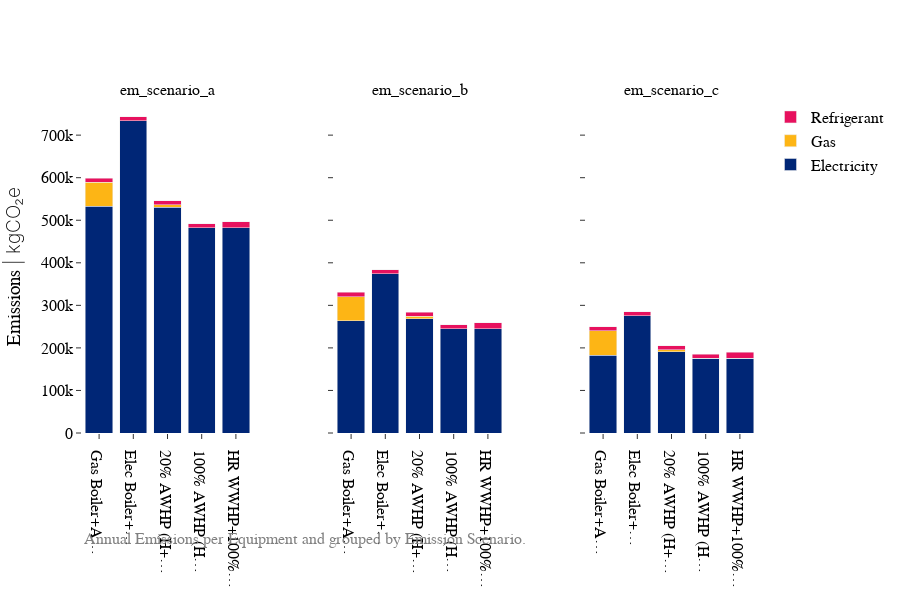

The cell this chart's notebook holds for it:
### Code cell
from src.visuals import plot_emission_scenarios_grouped

df = source_energy.copy()

emission_scenarios = ['em_scenario_a', 'em_scenario_b', 'em_scenario_c']

plot_emission_scenarios_grouped(df, equipment_scenarios, emission_scenarios, unit_mode="SI")

### Figure 1 — Plotly figure (JSON) as saved in the notebook; plotly's stock layout.template omitted (floating-point values rounded to 4 significant figures)
{"data": [{"hovertemplate": "Equipment: Gas Boiler+AC Chiller<br>Electricity: 533107.1 kgCO₂<extra></extra>", "marker": {"color": "#002676"}, "name": "Electricity", "showlegend": true, "type": "bar", "x": ["Gas Boiler+A…"], "xaxis": "x", "y": [533100.0], "yaxis": "y"}, {"hovertemplate": "Equipment: Gas Boiler+AC Chiller<br>Gas: 56635.4 kgCO₂<extra></extra>", "marker": {"color": "#FDB515"}, "name": "Gas", "showlegend": true, "type": "bar", "x": ["Gas Boiler+A…"], "xaxis": "x", "y": [56640.0], "yaxis": "y"}, {"hovertemplate": "Equipment: Gas Boiler+AC Chiller<br>Refrigerant: 9469.6 kgCO₂<extra></extra>", "marker": {"color": "#E7115E"}, "name": "Refrigerant", "showlegend": true, "type": "bar", "x": ["Gas Boiler+A…"], "xaxis": "x", "y": [9470.0], "yaxis": "y"}, {"hovertemplate": "Equipment: Elec Boiler+AC Chiller<br>Electricity: 733987.0 kgCO₂<extra></extra>", "marker": {"color": "#002676"}, "name": "Electricity", "showlegend": false, "type": "bar", "x": ["Elec Boiler+…"], "xaxis": "x", "y": [734000.0], "yaxis": "y"}, {"hovertemplate": "Equipment: Elec Boiler+AC Chiller<br>Gas: 0.0 kgCO₂<extra></extra>", "marker": {"color": "#FDB515"}, "name": "Gas", "showlegend": false, "type": "bar", "x": ["Elec Boiler+…"], "xaxis": "x", "y": [0], "yaxis": "y"}, {"hovertemplate": "Equipment: Elec Boiler+AC Chiller<br>Refrigerant: 9469.6 kgCO₂<extra></extra>", "marker": {"color": "#E7115E"}, "name": "Refrigerant", "showlegend": false, "type": "bar", "x": ["Elec Boiler+…"], "xaxis": "x", "y": [9470.0], "yaxis": "y"}, {"hovertemplate": "Equipment: 20% AWHP (H+C)+Gas Backup<br>Electricity: 531106.9 kgCO₂<extra></extra>", "marker": {"color": "#002676"}, "name": "Electricity", "showlegend": false, "type": "bar", "x": ["20% AWHP (H+…"], "xaxis": "x", "y": [531100.0], "yaxis": "y"}, {"hovertemplate": "Equipment: 20% AWHP (H+C)+Gas Backup<br>Gas: 5140.5 kgCO₂<extra></extra>", "marker": {"color": "#FDB515"}, "name": "Gas", "showlegend": false, "type": "bar", "x": ["20% AWHP (H+…"], "xaxis": "x", "y": [5140.0], "yaxis": "y"}, {"hovertemplate": "Equipment: 20% AWHP (H+C)+Gas Backup<br>Refrigerant: 9473.9 kgCO₂<extra></extra>", "marker": {"color": "#E7115E"}, "name": "Refrigerant", "showlegend": false, "type": "bar", "x": ["20% AWHP (H+…"], "xaxis": "x", "y": [9474.0], "yaxis": "y"}, {"hovertemplate": "Equipment: 100% AWHP (H+C)+Elec Backup<br>Electricity: 482384.0 kgCO₂<extra></extra>", "marker": {"color": "#002676"}, "name": "Electricity", "showlegend": false, "type": "bar", "x": ["100% AWHP (H…"], "xaxis": "x", "y": [482400.0], "yaxis": "y"}, {"hovertemplate": "Equipment: 100% AWHP (H+C)+Elec Backup<br>Gas: 0.0 kgCO₂<extra></extra>", "marker": {"color": "#FDB515"}, "name": "Gas", "showlegend": false, "type": "bar", "x": ["100% AWHP (H…"], "xaxis": "x", "y": [0], "yaxis": "y"}, {"hovertemplate": "Equipment: 100% AWHP (H+C)+Elec Backup<br>Refrigerant: 9478.3 kgCO₂<extra></extra>", "marker": {"color": "#E7115E"}, "name": "Refrigerant", "showlegend": false, "type": "bar", "x": ["100% AWHP (H…"], "xaxis": "x", "y": [9478.0], "yaxis": "y"}, {"hovertemplate": "Equipment: HR WWHP+100% AWHP (H+C)+Elec Backup<br>Electricity: 482384.0 kgCO₂<extra></extra>", "marker": {"color": "#002676"}, "name": "Electricity", "showlegend": false, "type": "bar", "x": ["HR WWHP+100%…"], "xaxis": "x", "y": [482400.0], "yaxis": "y"}, {"hovertemplate": "Equipment: HR WWHP+100% AWHP (H+C)+Elec Backup<br>Gas: 0.0 kgCO₂<extra></extra>", "marker": {"color": "#FDB515"}, "name": "Gas", "showlegend": false, "type": "bar", "x": ["HR WWHP+100%…"], "xaxis": "x", "y": [0], "yaxis": "y"}, {"hovertemplate": "Equipment: HR WWHP+100% AWHP (H+C)+Elec Backup<br>Refrigerant: 14138.6 kgCO₂<extra></extra>", "marker": {"color": "#E7115E"}, "name": "Refrigerant", "showlegend": false, "type": "bar", "x": ["HR WWHP+100%…"], "xaxis": "x", "y": [14140.0], "yaxis": "y"}, {"hovertemplate": "Equipment: Gas Boiler+AC Chiller<br>Electricity: 264097.5 kgCO₂<extra></extra>", "marker": {"color": "#002676"}, "name": "Electricity", "showlegend": false, "type": "bar", "x": ["Gas Boiler+A…"], "xaxis": "x2", "y": [264100.0], "yaxis": "y2"}, {"hovertemplate": "Equipment: Gas Boiler+AC Chiller<br>Gas: 56635.4 kgCO₂<extra></extra>", "marker": {"color": "#FDB515"}, "name": "Gas", "showlegend": false, "type": "bar", "x": ["Gas Boiler+A…"], "xaxis": "x2", "y": [56640.0], "yaxis": "y2"}, {"hovertemplate": "Equipment: Gas Boiler+AC Chiller<br>Refrigerant: 9469.6 kgCO₂<extra></extra>", "marker": {"color": "#E7115E"}, "name": "Refrigerant", "showlegend": false, "type": "bar", "x": ["Gas Boiler+A…"], "xaxis": "x2", "y": [9470.0], "yaxis": "y2"}, {"hovertemplate": "Equipment: Elec Boiler+AC Chiller<br>Electricity: 374749.5 kgCO₂<extra></extra>", "marker": {"color": "#002676"}, "name": "Electricity", "showlegend": false, "type": "bar", "x": ["Elec Boiler+…"], "xaxis": "x2", "y": [374700.0], "yaxis": "y2"}, {"hovertemplate": "Equipment: Elec Boiler+AC Chiller<br>Gas: 0.0 kgCO₂<extra></extra>", "marker": {"color": "#FDB515"}, "name": "Gas", "showlegend": false, "type": "bar", "x": ["Elec Boiler+…"], "xaxis": "x2", "y": [0], "yaxis": "y2"}, {"hovertemplate": "Equipment: Elec Boiler+AC Chiller<br>Refrigerant: 9469.6 kgCO₂<extra></extra>", "marker": {"color": "#E7115E"}, "name": "Refrigerant", "showlegend": false, "type": "bar", "x": ["Elec Boiler+…"], "xaxis": "x2", "y": [9470.0], "yaxis": "y2"}, {"hovertemplate": "Equipment: 20% AWHP (H+C)+Gas Backup<br>Electricity: 269057.3 kgCO₂<extra></extra>", "marker": {"color": "#002676"}, "name": "Electricity", "showlegend": false, "type": "bar", "x": ["20% AWHP (H+…"], "xaxis": "x2", "y": [269100.0], "yaxis": "y2"}, {"hovertemplate": "Equipment: 20% AWHP (H+C)+Gas Backup<br>Gas: 5140.5 kgCO₂<extra></extra>", "marker": {"color": "#FDB515"}, "name": "Gas", "showlegend": false, "type": "bar", "x": ["20% AWHP (H+…"], "xaxis": "x2", "y": [5140.0], "yaxis": "y2"}, {"hovertemplate": "Equipment: 20% AWHP (H+C)+Gas Backup<br>Refrigerant: 9473.9 kgCO₂<extra></extra>", "marker": {"color": "#E7115E"}, "name": "Refrigerant", "showlegend": false, "type": "bar", "x": ["20% AWHP (H+…"], "xaxis": "x2", "y": [9474.0], "yaxis": "y2"}, {"hovertemplate": "Equipment: 100% AWHP (H+C)+Elec Backup<br>Electricity: 245243.8 kgCO₂<extra></extra>", "marker": {"color": "#002676"}, "name": "Electricity", "showlegend": false, "type": "bar", "x": ["100% AWHP (H…"], "xaxis": "x2", "y": [245200.0], "yaxis": "y2"}, {"hovertemplate": "Equipment: 100% AWHP (H+C)+Elec Backup<br>Gas: 0.0 kgCO₂<extra></extra>", "marker": {"color": "#FDB515"}, "name": "Gas", "showlegend": false, "type": "bar", "x": ["100% AWHP (H…"], "xaxis": "x2", "y": [0], "yaxis": "y2"}, {"hovertemplate": "Equipment: 100% AWHP (H+C)+Elec Backup<br>Refrigerant: 9478.3 kgCO₂<extra></extra>", "marker": {"color": "#E7115E"}, "name": "Refrigerant", "showlegend": false, "type": "bar", "x": ["100% AWHP (H…"], "xaxis": "x2", "y": [9478.0], "yaxis": "y2"}, {"hovertemplate": "Equipment: HR WWHP+100% AWHP (H+C)+Elec Backup<br>Electricity: 245243.8 kgCO₂<extra></extra>", "marker": {"color": "#002676"}, "name": "Electricity", "showlegend": false, "type": "bar", "x": ["HR WWHP+100%…"], "xaxis": "x2", "y": [245200.0], "yaxis": "y2"}, {"hovertemplate": "Equipment: HR WWHP+100% AWHP (H+C)+Elec Backup<br>Gas: 0.0 kgCO₂<extra></extra>", "marker": {"color": "#FDB515"}, "name": "Gas", "showlegend": false, "type": "bar", "x": ["HR WWHP+100%…"], "xaxis": "x2", "y": [0], "yaxis": "y2"}, {"hovertemplate": "Equipment: HR WWHP+100% AWHP (H+C)+Elec Backup<br>Refrigerant: 14138.6 kgCO₂<extra></extra>", "marker": {"color": "#E7115E"}, "name": "Refrigerant", "showlegend": false, "type": "bar", "x": ["HR WWHP+100%…"], "xaxis": "x2", "y": [14140.0], "yaxis": "y2"}, {"hovertemplate": "Equipment: Gas Boiler+AC Chiller<br>Electricity: 183160.6 kgCO₂<extra></extra>", "marker": {"color": "#002676"}, "name": "Electricity", "showlegend": false, "type": "bar", "x": ["Gas Boiler+A…"], "xaxis": "x3", "y": [183200.0], "yaxis": "y3"}, {"hovertemplate": "Equipment: Gas Boiler+AC Chiller<br>Gas: 56635.4 kgCO₂<extra></extra>", "marker": {"color": "#FDB515"}, "name": "Gas", "showlegend": false, "type": "bar", "x": ["Gas Boiler+A…"], "xaxis": "x3", "y": [56640.0], "yaxis": "y3"}, {"hovertemplate": "Equipment: Gas Boiler+AC Chiller<br>Refrigerant: 9469.6 kgCO₂<extra></extra>", "marker": {"color": "#E7115E"}, "name": "Refrigerant", "showlegend": false, "type": "bar", "x": ["Gas Boiler+A…"], "xaxis": "x3", "y": [9470.0], "yaxis": "y3"}, {"hovertemplate": "Equipment: Elec Boiler+AC Chiller<br>Electricity: 275057.6 kgCO₂<extra></extra>", "marker": {"color": "#002676"}, "name": "Electricity", "showlegend": false, "type": "bar", "x": ["Elec Boiler+…"], "xaxis": "x3", "y": [275100.0], "yaxis": "y3"}, {"hovertemplate": "Equipment: Elec Boiler+AC Chiller<br>Gas: 0.0 kgCO₂<extra></extra>", "marker": {"color": "#FDB515"}, "name": "Gas", "showlegend": false, "type": "bar", "x": ["Elec Boiler+…"], "xaxis": "x3", "y": [0], "yaxis": "y3"}, {"hovertemplate": "Equipment: Elec Boiler+AC Chiller<br>Refrigerant: 9469.6 kgCO₂<extra></extra>", "marker": {"color": "#E7115E"}, "name": "Refrigerant", "showlegend": false, "type": "bar", "x": ["Elec Boiler+…"], "xaxis": "x3", "y": [9470.0], "yaxis": "y3"}, {"hovertemplate": "Equipment: 20% AWHP (H+C)+Gas Backup<br>Electricity: 190895.2 kgCO₂<extra></extra>", "marker": {"color": "#002676"}, "name": "Electricity", "showlegend": false, "type": "bar", "x": ["20% AWHP (H+…"], "xaxis": "x3", "y": [190900.0], "yaxis": "y3"}, {"hovertemplate": "Equipment: 20% AWHP (H+C)+Gas Backup<br>Gas: 5140.5 kgCO₂<extra></extra>", "marker": {"color": "#FDB515"}, "name": "Gas", "showlegend": false, "type": "bar", "x": ["20% AWHP (H+…"], "xaxis": "x3", "y": [5140.0], "yaxis": "y3"}, {"hovertemplate": "Equipment: 20% AWHP (H+C)+Gas Backup<br>Refrigerant: 9473.9 kgCO₂<extra></extra>", "marker": {"color": "#E7115E"}, "name": "Refrigerant", "showlegend": false, "type": "bar", "x": ["20% AWHP (H+…"], "xaxis": "x3", "y": [9474.0], "yaxis": "y3"}, {"hovertemplate": "Equipment: 100% AWHP (H+C)+Elec Backup<br>Electricity: 176115.4 kgCO₂<extra></extra>", "marker": {"color": "#002676"}, "name": "Electricity", "showlegend": false, "type": "bar", "x": ["100% AWHP (H…"], "xaxis": "x3", "y": [176100.0], "yaxis": "y3"}, {"hovertemplate": "Equipment: 100% AWHP (H+C)+Elec Backup<br>Gas: 0.0 kgCO₂<extra></extra>", "marker": {"color": "#FDB515"}, "name": "Gas", "showlegend": false, "type": "bar", "x": ["100% AWHP (H…"], "xaxis": "x3", "y": [0], "yaxis": "y3"}, {"hovertemplate": "Equipment: 100% AWHP (H+C)+Elec Backup<br>Refrigerant: 9478.3 kgCO₂<extra></extra>", "marker": {"color": "#E7115E"}, "name": "Refrigerant", "showlegend": false, "type": "bar", "x": ["100% AWHP (H…"], "xaxis": "x3", "y": [9478.0], "yaxis": "y3"}, {"hovertemplate": "Equipment: HR WWHP+100% AWHP (H+C)+Elec Backup<br>Electricity: 176115.4 kgCO₂<extra></extra>", "marker": {"color": "#002676"}, "name": "Electricity", "showlegend": false, "type": "bar", "x": ["HR WWHP+100%…"], "xaxis": "x3", "y": [176100.0], "yaxis": "y3"}, {"hovertemplate": "Equipment: HR WWHP+100% AWHP (H+C)+Elec Backup<br>Gas: 0.0 kgCO₂<extra></extra>", "marker": {"color": "#FDB515"}, "name": "Gas", "showlegend": false, "type": "bar", "x": ["HR WWHP+100%…"], "xaxis": "x3", "y": [0], "yaxis": "y3"}, {"hovertemplate": "Equipment: HR WWHP+100% AWHP (H+C)+Elec Backup<br>Refrigerant: 14138.6 kgCO₂<extra></extra>", "marker": {"color": "#E7115E"}, "name": "Refrigerant", "showlegend": false, "type": "bar", "x": ["HR WWHP+100%…"], "xaxis": "x3", "y": [14140.0], "yaxis": "y3"}], "layout": {"annotations": [{"font": {"size": 16}, "showarrow": false, "text": "em_scenario_a", "x": 0.1267, "xanchor": "center", "xref": "paper", "y": 1, "yanchor": "bottom", "yref": "paper"}, {"font": {"size": 16}, "showarrow": false, "text": "em_scenario_b", "x": 0.5, "xanchor": "center", "xref": "paper", "y": 1, "yanchor": "bottom", "yref": "paper"}, {"font": {"size": 16}, "showarrow": false, "text": "em_scenario_c", "x": 0.8733, "xanchor": "center", "xref": "paper", "y": 1, "yanchor": "bottom", "yref": "paper"}, {"align": "center", "font": {"color": "gray", "size": 16}, "showarrow": false, "text": "Annual Emissions per Equipment and grouped by Emission Scenario.", "x": 0, "xref": "paper", "y": -0.35, "yref": "paper"}], "barmode": "stack", "font": {"size": 16}, "height": 600, "margin": {"b": 150}, "title": {"font": {"size": 14}}, "xaxis": {"anchor": "y", "domain": [0, 0.2533]}, "xaxis2": {"anchor": "y2", "domain": [0.3733, 0.6267]}, "xaxis3": {"anchor": "y3", "domain": [0.7467, 1]}, "yaxis": {"anchor": "x", "domain": [0, 1], "title": {"text": "Emissions <span style=\"font-weight:200\">| kgCO₂e</span>"}}, "yaxis2": {"anchor": "x2", "domain": [0, 1], "matches": "y", "showticklabels": false}, "yaxis3": {"anchor": "x3", "domain": [0, 1], "matches": "y", "showticklabels": false}}}
